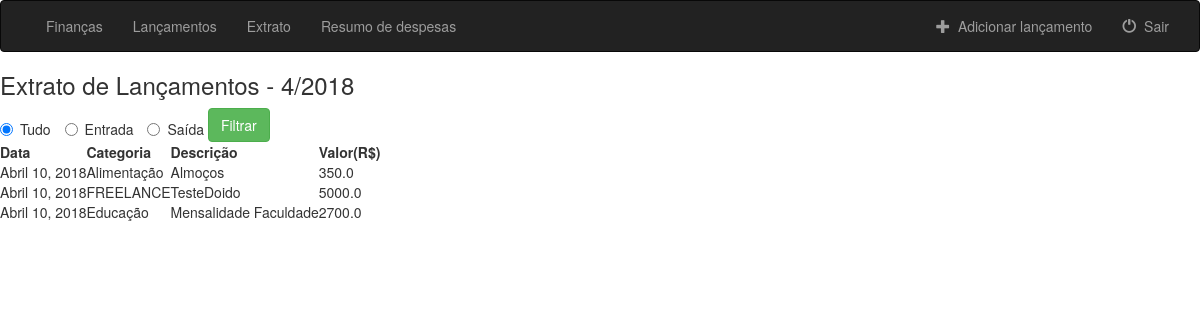
Page /finances/entries_statement/ (signed in) on the earlier database version.
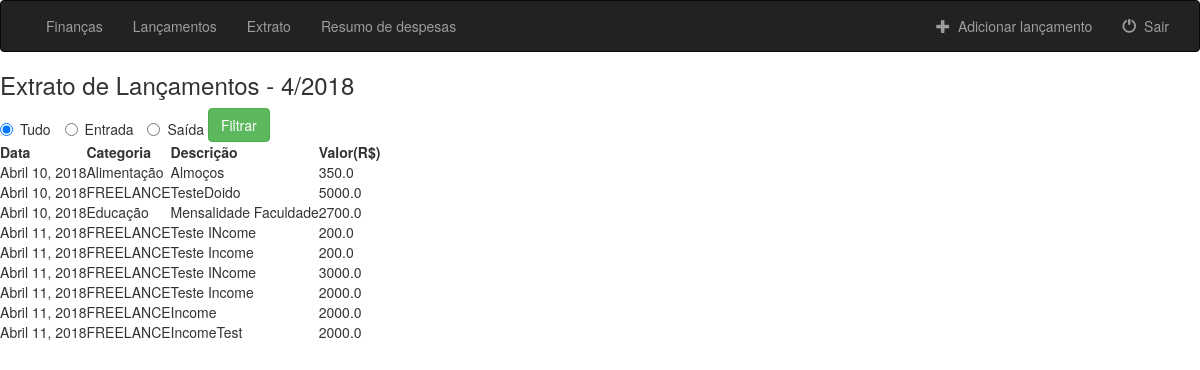
Same page on the later database version.
### finances/models.py (models this page shows, shortened)
class Entry(models.Model):
    agent = models.ForeignKey(User, on_delete=models.CASCADE)
    category = models.ForeignKey(Category, on_delete=models.CASCADE)
    description = models.CharField(max_length=100)
    amount = models.FloatField()
    entry_date = models.DateField(default=timezone.now)
    objects = EntryManager()

class Category(models.Model):
    INCOME = 'IN'
    EXPENSE = 'EX'
    ENTRY_TYPE_CHOICES = (
        (INCOME, 'INCOME'),
        (EXPENSE, 'EXPENSE'),
    )
    entries_type = models.CharField(
        max_length=2,
        choices=ENTRY_TYPE_CHOICES,
        default= EXPENSE,
    )
    description = models.CharField(max_length=100)

### finances/views.py (the view)
# urls.py: path('entries_statement/', views.EntriesStatement.as_view(), name='entries_statement'),
class EntriesStatement(LoginRequiredMixin, View):
    template_name = 'finances/entries_statement.html'
    login_url = "finances:login_user"
    def get(self, request):
        return get_list_entries(request, None, self.template_name)

### finances/models.py (called while the page is built)
    def get_entries(self, user, month, year, limit, entry_type):
        try:
            return self.order_by('entry_date').filter(
                agent=user, category__in=Category.objects.filter(entries_type__in=entry_type),
                entry_date__month=month, entry_date__year=year
                )[:limit]
        except ObjectDoesNotExist:
            return None

    def get_incomes(self, user, month, year, limit):
        return self.get_entries(user, month, year, limit, [('IN')])

    def get_expenses(self, user, month, year, limit):
        return self.get_entries(user, month, year, limit, [('EX')])

    def get_all_entries(self, user, month, year, limit):
        return self.get_entries(user, month, year, limit, [('IN'), ('EX')])

    def get_entries_amount(self, user, entries):
        return entries.aggregate(Sum('amount'))

    def get_amount_expenses_by_category(self, user, month, year, limit):
        expenses = self.get_expenses(user, month, year, limit)
        return expenses.order_by('category__description').values('category__description').annotate(Sum('amount'))

### finances/templates/finances/entries_statement.html (shortened to what this page needs)
{% extends 'finances/base.html' %}
{% block body %}
<h3>Extrato de Lançamentos - {{current_month}}/{{current_year}}</h3>
<form class="form-horizontal" role="form" action="{% url 'finances:entries_statement'%}" method="get" enctype="multipart/form-data">
    <label class="radio-inline">
        <input type="radio" name="entry_type" value="all" checked="checked">Tudo
    </label>
    <label class="radio-inline"><input type="radio" name="entry_type" value="income">Entrada</label>
    <label class="radio-inline"><input type="radio" name="entry_type" value="expense">Saída</label>
    <button type="submit" class="btn btn-success">Filtrar</button>
</form>
<table>
    <tr>
        <th>Data</th>
        <th>Categoria</th>
        <th>Descrição</th>
        <th>Valor(R$)</th>
    </tr>
    {% if entry_type == 'income' %}
        {% for entry in incomes %}
            <tr>
                <td>{{entry.entry_date}}</td>
                <td>{{entry.category.description}}</td>
                <td>{{entry.description}}</td>
                <td>{{entry.amount}}</td>
            </tr>
        {% endfor %}
    {% else %}
        {% for entry in all_entries %}
            <tr>
                <td>{{entry.entry_date}}</td>
                <td>{{entry.category.description}}</td>
                <td>{{entry.description}}</td>
                <td>{{entry.amount}}</td>
            </tr>
        {% endfor %}
    {% endif %}
</table>
{% endblock %}

Differences in the rows shown:
added Entry: entry_date "Abril 11, 2018", category.description "FREELANCE", description "Teste INcome", amount "200.0"
added Entry: entry_date "Abril 11, 2018", category.description "FREELANCE", description "Teste Income", amount "200.0"
added Entry: entry_date "Abril 11, 2018", category.description "FREELANCE", description "Teste INcome", amount "3000.0"
added Entry: entry_date "Abril 11, 2018", category.description "FREELANCE", description "Teste Income", amount "2000.0"
added Entry: entry_date "Abril 11, 2018", category.description "FREELANCE", description "Income", amount "2000.0"
added Entry: entry_date "Abril 11, 2018", category.description "FREELANCE", description "IncomeTest", amount "2000.0"
